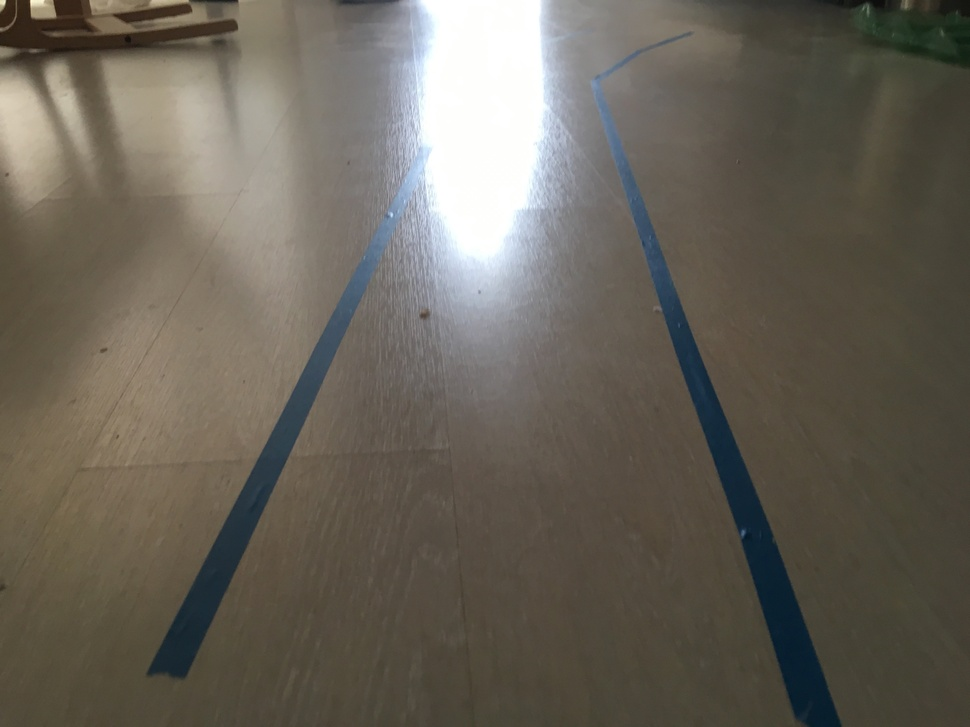
#> input picture images/IMG_1698.jpg, 970 x 727 px, shrunk from 4032 x 3024 before the run, found by its file name
$ python line.py
#> lines starting #> are read from the running program, lines starting #| are printed output that depends on the picture; after the words box and inside, x2 and y2 are one past the last pixel; in counts of white or black regions, pixels touching at a corner belong together
import numpy as np
import cv2
from matplotlib import pyplot as plt
from matplotlib import image as image

I = image.imread('IMG_1698.jpg')
#> I is the input picture: shape (727, 970, 3); mean R, G, B 104.3, 98.7, 88.2
G = cv2.cvtColor(I, cv2.COLOR_BGR2GRAY)
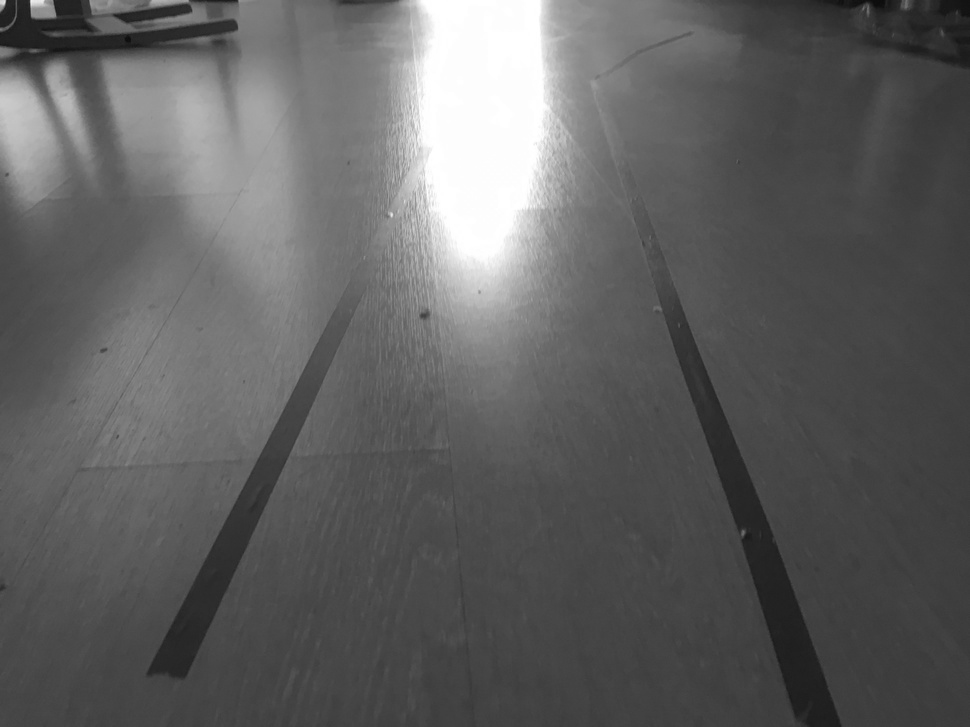
#> G: shape (727, 970); min 12, max 255, mean 96.2

# Canny Edge Detection:
Threshold1 = 10;
Threshold2 = 100;
FilterSize = 10
E = cv2.Canny(G, Threshold1, Threshold2, FilterSize)
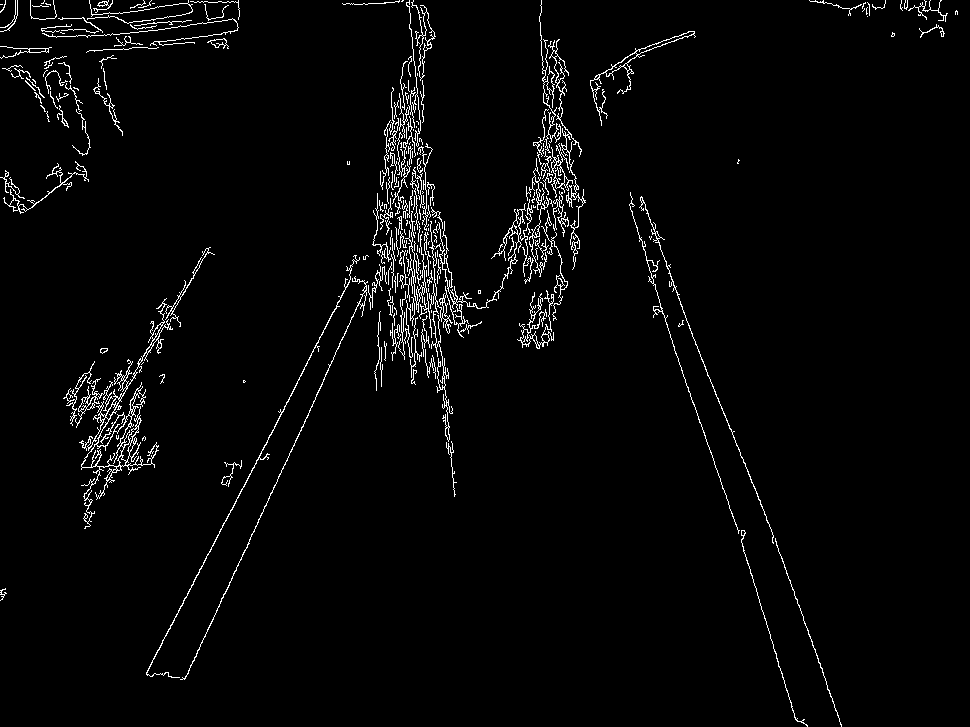
#> E: shape (727, 970); 2.7% white in thin lines or dots

Rres = 1
Thetares = 1*np.pi/180
Threshold = 1
minLineLength = 1
maxLineGap = 100
lines = cv2.HoughLinesP(E,Rres,Thetares,Threshold,minLineLength,maxLineGap)
#> lines = None

if lines is not None:
    N = lines.shape[0]
    for i in range(N):
        x1 = lines[i][0][0]
        y1 = lines[i][0][1]
        x2 = lines[i][0][2]
        y2 = lines[i][0][3]
        cv2.line(I,(x1,y1),(x2,y2),(255,0,0),2)
else:
    print("No lines")

# a = cv2.inRange(I, 10, 255, a)


hsv = cv2.cvtColor(I, cv2.COLOR_BGR2HSV)
#> hsv: shape (727, 970, 3); mean H, S, V 91.3, 56.7, 106.7

## mask of green (36,0,0) ~ (70, 255,255)
mask1 = cv2.inRange(hsv, (100, 100, 0), (100, 255,255))
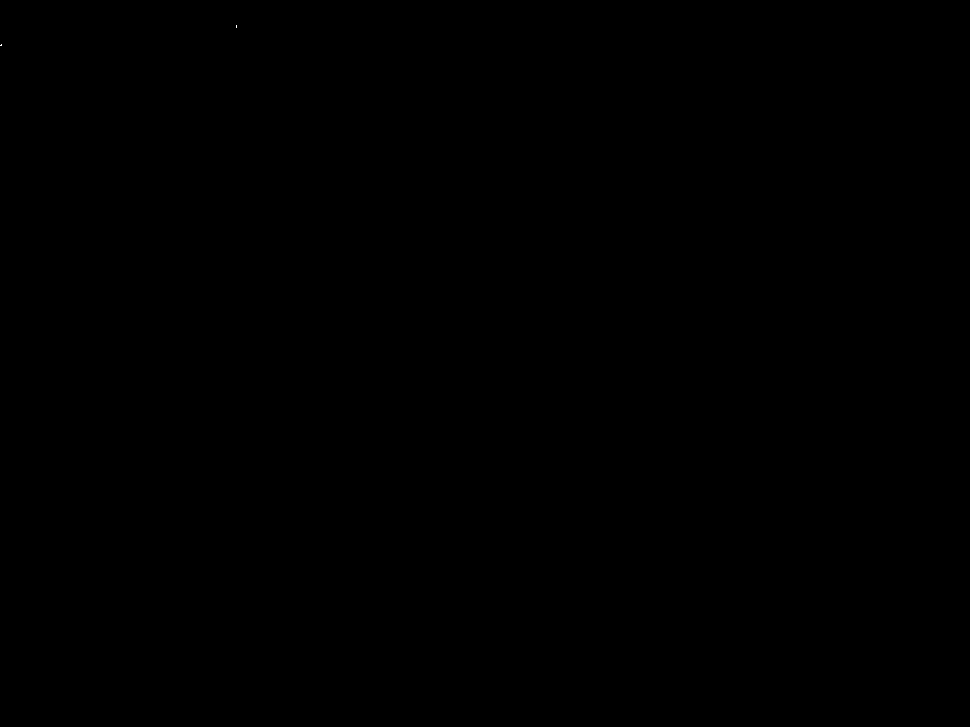
#> mask1: shape (727, 970); 0% white in thin lines or dots, all inside (x1, y1, x2, y2) = (0, 25, 237, 46)

## mask o yellow (15,0,0) ~ (36, 255, 255)
# mask2 = cv2.inRange(hsv, (15,0,0), (36, 255, 255))

## final mask and masked
# mask = cv2.bitwise_or(mask1, mask2)
target = cv2.bitwise_and(I,I, mask=mask1)


w=10
h=10
fig=plt.figure(figsize=(4, 4))

fig.add_subplot(1, 2, 1)
plt.imshow(I)

fig.add_subplot(2, 3, 2)
plt.imshow(target)

# [6 lines of commented-out code are left out]
plt.show()
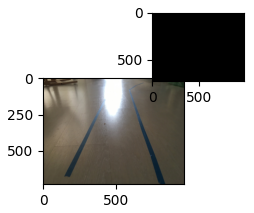
#> figure drawn by matplotlib, 2 panels

$ run again, with images/IMG_1695.jpg copied over images/IMG_1698.jpg
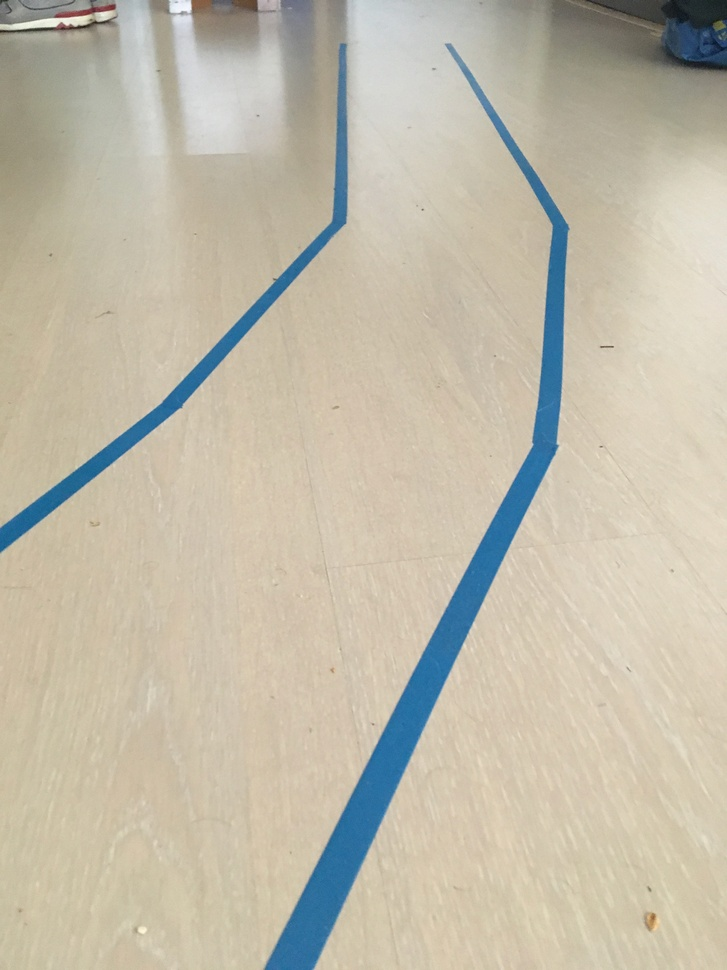
#> input picture images/IMG_1695.jpg, 727 x 970 px, shrunk from 3024 x 4032 before the run, found by its file name
#> I is the input picture: shape (970, 727, 3); mean R, G, B 193.5, 187.3, 170.1
#> `E = cv2.Canny(G, Threshold1, Threshold2, FilterSize)`:
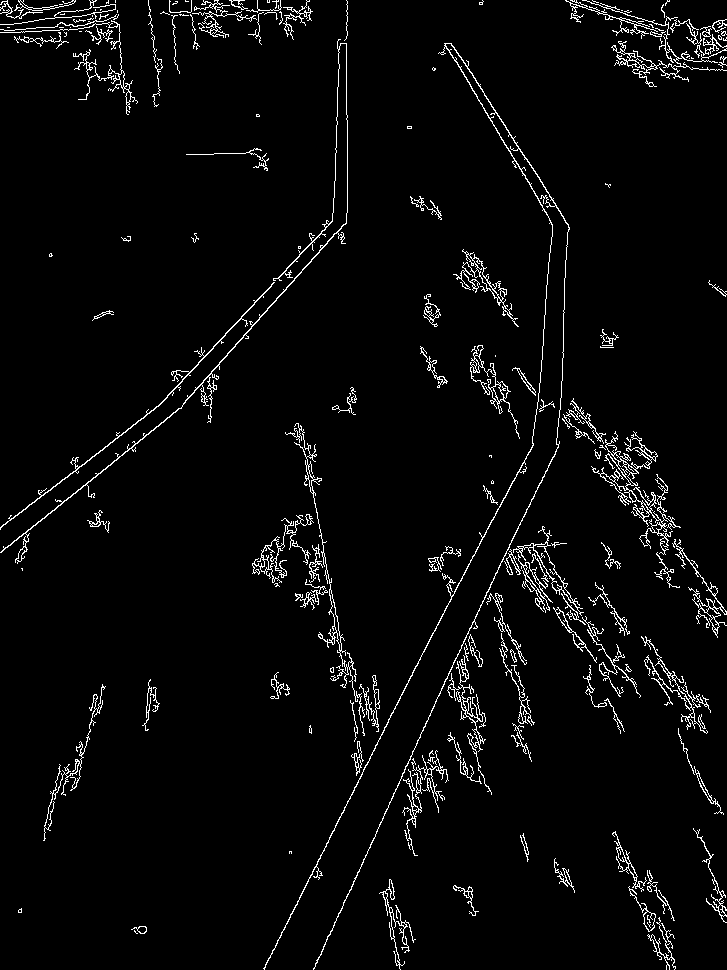
#> E: shape (970, 727); 3.5% white in thin lines or dots
#> lines = [[67, 499, 182, 406]]
#> the loop `for i in range(N):` made 1 pass
#> hsv: shape (970, 727, 3); mean H, S, V 92.9, 45.7, 199.1
#> mask1: shape (970, 727); 0% white in thin lines or dots, all inside (x1, y1, x2, y2) = (0, 31, 6, 32)
#> `plt.show()`:
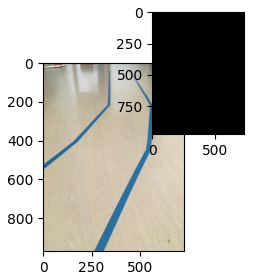
#> figure drawn by matplotlib, 2 panels
